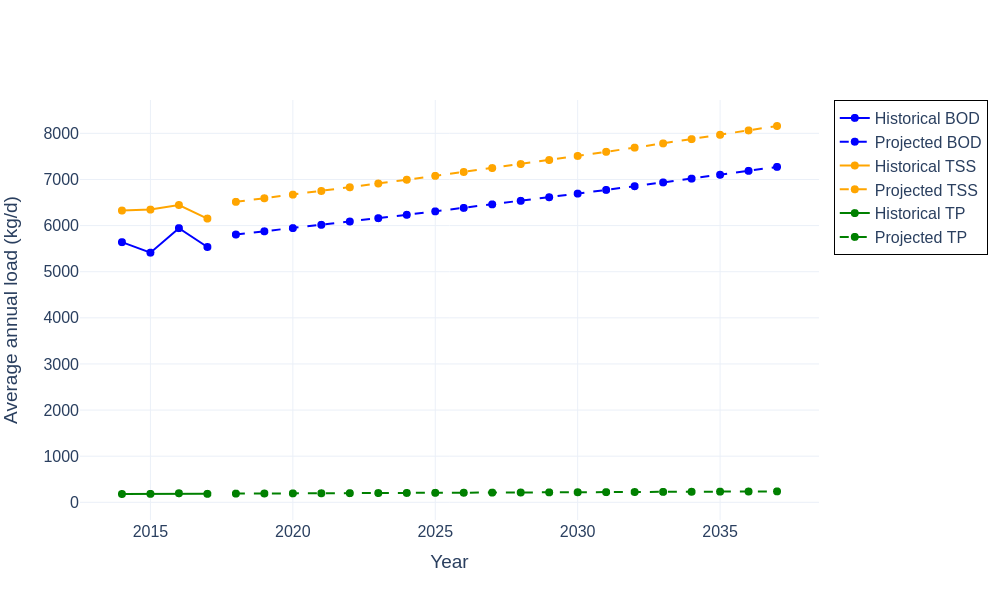

Write Python code to recreate this figure.
# filename: historical_projected_avg_loads_BOD_TSS_TP_20yr.py
import pandas as pd
import plotly.graph_objects as go

# File and sheet names
influent_file = "WWTP_medium.xlsx"
influent_sheet = "WWTP Influent Data"
pop_proj_file = "population_projection_20yr.csv"
per_capita_avg_file = "per_capita_historical_averages.csv"

# Load influent data with parsing dates
df_influent = pd.read_excel(influent_file, sheet_name=influent_sheet, parse_dates=["Date"])

# Restrict to historical years 2014-2017
df_influent = df_influent[(df_influent["Date"].dt.year >= 2014) & (df_influent["Date"].dt.year <= 2017)].copy()
df_influent["Year"] = df_influent["Date"].dt.year

# Define flow and concentration columns
flow_col = "Influent flow rate (m^3/d)"
params = {
    "BOD": "Influent BOD (mg/L)",
    "TSS": "Influent TSS (mg/L)",
    "TP": "Influent total phosphorous (mg/L)"
}

# Calculate daily loads (kg/d) only where flow and concentration exist
for key, conc_col in params.items():
    load_col = f"{key}_daily_load_kg_d"
    valid_mask = df_influent[flow_col].notna() & df_influent[conc_col].notna()
    df_influent[load_col] = pd.NA
    df_influent.loc[valid_mask, load_col] = df_influent.loc[valid_mask, flow_col] * df_influent.loc[valid_mask, conc_col] / 1000.0
    df_influent[load_col] = pd.to_numeric(df_influent[load_col], errors='coerce')

# Compute historical average annual loads (kg/d) per parameter, per year
historic_avg_loads = {}
for key in params.keys():
    load_col = f"{key}_daily_load_kg_d"
    annual_avg = df_influent.groupby("Year")[load_col].mean()
    historic_avg_loads[key] = annual_avg

df_hist_avgs = pd.DataFrame(historic_avg_loads)  # index = Year

# Read population projections 2014-2037
df_pop_proj = pd.read_csv(pop_proj_file)
df_pop_proj = df_pop_proj.sort_values("Year").reset_index(drop=True)
# Filter for years 2014-2037 (the file may already be this range)
df_pop_proj = df_pop_proj[(df_pop_proj["Year"] >= 2014) & (df_pop_proj["Year"] <= 2037)].copy()

# Read per capita historical averages
df_percap = pd.read_csv(per_capita_avg_file)

# Extract g/person/day values for average day loads for BOD, TSS, TP
def get_percap_value(param_name):
    row = df_percap[df_percap["Parameter"] == f"Average day {param_name} load per capita"]
    if row.empty:
        row = df_percap[df_percap["Parameter"].str.contains(param_name) & df_percap["Parameter"].str.contains("average day", case=False, na=False)]
        if row.empty:
            raise ValueError(f"Per capita average day load for '{param_name}' not found in {per_capita_avg_file}.")
    return float(row.iloc[0]["Value"])

bod_percap_gpd = get_percap_value("BOD")
tss_percap_gpd = get_percap_value("TSS")
tp_percap_gpd  = get_percap_value("Total P")

# Prepare projected loads (kg/d) for 2018-2037 only (use per capita * population / 1000)
df_pop_proj["BOD_avg_load_kg_d_projected"] = pd.NA
df_pop_proj["TSS_avg_load_kg_d_projected"] = pd.NA
df_pop_proj["TP_avg_load_kg_d_projected"] = pd.NA

for idx, row in df_pop_proj.iterrows():
    year = row["Year"]
    pop = row["Serviced Population"]
    if year >= 2018:
        df_pop_proj.at[idx, "BOD_avg_load_kg_d_projected"] = pop * bod_percap_gpd / 1000.0
        df_pop_proj.at[idx, "TSS_avg_load_kg_d_projected"] = pop * tss_percap_gpd / 1000.0
        df_pop_proj.at[idx, "TP_avg_load_kg_d_projected"]  = pop * tp_percap_gpd  / 1000.0

# Prepare combined DataFrame for years 2014-2037
years = list(range(2014, 2038))
df_combined = pd.DataFrame({"Year": years})

# Add historical columns for 2014-2017 (NaN for others)
df_hist_avgs_reset = df_hist_avgs.reset_index()
df_combined = df_combined.merge(df_hist_avgs_reset.rename(columns={
    "BOD": "BOD_avg_load_kg_d_historical",
    "TSS": "TSS_avg_load_kg_d_historical",
    "TP": "TP_avg_load_kg_d_historical"
}), on="Year", how="left")

# Add projected columns for 2018-2037 (NaN for others)
proj_cols = ["Year", "BOD_avg_load_kg_d_projected", "TSS_avg_load_kg_d_projected", "TP_avg_load_kg_d_projected"]
df_combined = df_combined.merge(df_pop_proj[proj_cols], on="Year", how="left")

# For historical years (2014-2017), set projected load columns to NaN to avoid mixing
df_combined.loc[df_combined["Year"] <= 2017, ["BOD_avg_load_kg_d_projected", "TSS_avg_load_kg_d_projected", "TP_avg_load_kg_d_projected"]] = pd.NA
# For projected years (2018+), set historical load columns to NaN
df_combined.loc[df_combined["Year"] >= 2018, ["BOD_avg_load_kg_d_historical", "TSS_avg_load_kg_d_historical", "TP_avg_load_kg_d_historical"]] = pd.NA

# Save combined data to CSV
base_filename = "historical_projected_avg_loads_BOD_TSS_TP_20yr"
csv_filename = base_filename + ".csv"
df_combined.to_csv(csv_filename, index=False)

# Create Plotly figure
fig = go.Figure()

# Define colors for params
colors = {"BOD": "blue", "TSS": "orange", "TP": "green"}
params_list = ["BOD", "TSS", "TP"]

# Plot historical and projected lines for each param
for key in params_list:
    # Historical trace, solid line
    fig.add_trace(go.Scatter(
        x=df_combined["Year"],
        y=df_combined[f"{key}_avg_load_kg_d_historical"],
        mode="lines+markers",
        name=f"Historical {key}",
        line=dict(color=colors[key], dash="solid"),
        marker=dict(size=8)
    ))
    # Projected trace, dashed line
    fig.add_trace(go.Scatter(
        x=df_combined["Year"],
        y=df_combined[f"{key}_avg_load_kg_d_projected"],
        mode="lines+markers",
        name=f"Projected {key}",
        line=dict(color=colors[key], dash="dash"),
        marker=dict(size=8)
    ))

fig.update_layout(
    xaxis_title="Year",
    yaxis_title="Average annual load (kg/d)",
    font=dict(size=16),
    template="plotly_white",
    yaxis=dict(showgrid=True, zeroline=False),
    legend=dict(bordercolor="black", borderwidth=1)
)

# Save outputs
html_filename = base_filename + ".html"
png_filename = base_filename + ".png"
py_filename = base_filename + ".py"

fig.write_html(html_filename, include_plotlyjs='cdn', full_html=True)
fig.write_image(png_filename, width=1000, height=600)

# Print filenames to terminal
print(py_filename)
print(csv_filename)
print(html_filename)
print(png_filename)
